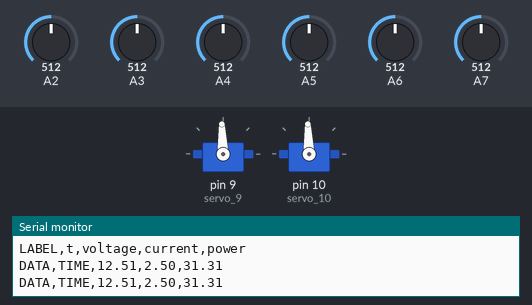
A sketch run on a simulated Arduino Nano, built with avr-gcc and run on an emulated ATmega328P. Parts: 2 × servo, the last lines printed to the serial monitor. The inputs (shaded band) are chosen by the test bench; at power-on: A3 = 512, A2 = 512, A4 = 512, A5 = 512, A6 = 512, A7 = 512.

Above: at 1.8 s.
1.9 s: A3 set to 716
At 2.8 s:
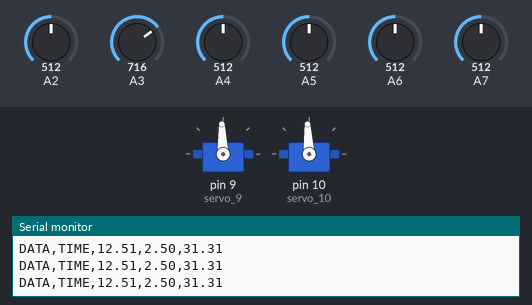
6.0 s: A2 set to 716
At 6.7 s:
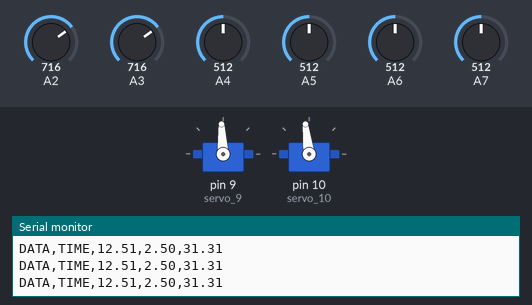
10.1 s: A3 set to 186
At 11.8 s:
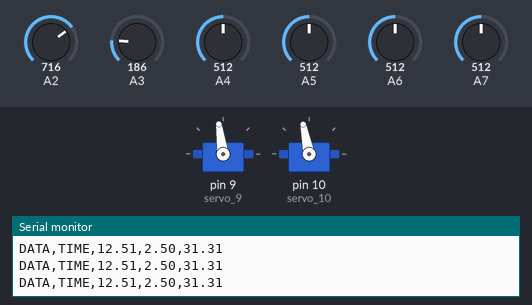
14.2 s: A3 set to 150
At 17.8 s:
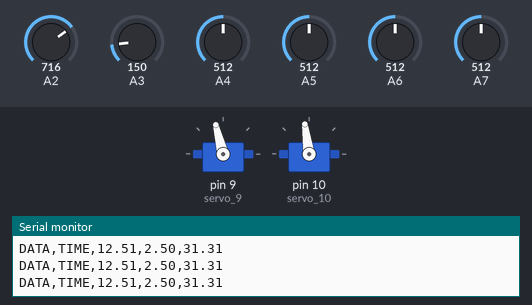
18.3 s: A4 set to 358
At 19.8 s:
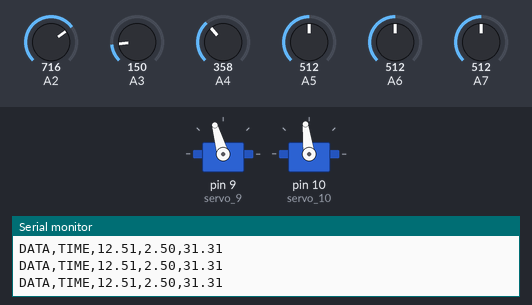
22.4 s: A4 set to 327
At 29.8 s:
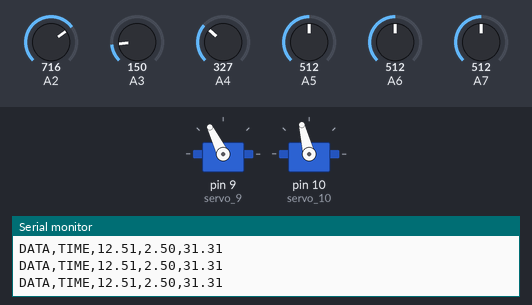
Timing chart, 0 to 35.5 s (numbered marks = the images above; inputs shaded):
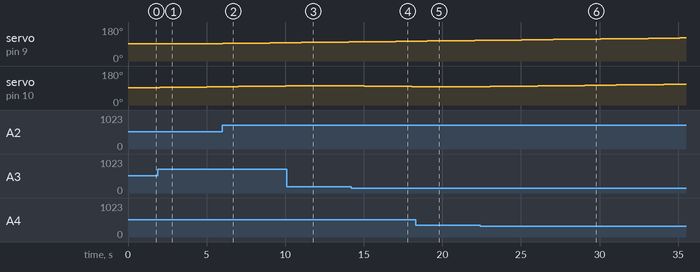

The sketch:

pvsystem.ino
```cpp
#include <Servo.h>
int topLeftLight = 0;
int topRightLight = 0;
int bottomLeftLight = 0;
int bottomRightLight = 0;
int LeftLight = 0;
int RightLight = 0;
int TopLight = 0;
int BottomLight = 0;
Servo servo_9;
Servo servo_10;

void setup()
{
  pinMode(A0, INPUT);
  pinMode(A1, INPUT);
  pinMode(A2, INPUT);
  pinMode(A3, INPUT);
  pinMode(A4, INPUT);
  pinMode(A5, INPUT);
  servo_9.attach(9);
  servo_10.attach(10);
  Serial.begin(9600);
  Serial.println("CLEARDATA");
  Serial.println("LABEL,t,voltage,current,power");
}

void loop()
{   float voltage = analogRead(A6)*5*5.0/1023;
    float current = analogRead(A7)*5.0/1023;
    float power = voltage*current;
    Serial.print("DATA,TIME,"); // PLX-DAQ command
    Serial.print(voltage);    //send the voltage to serial port
    Serial.print(",");
    Serial.print(current);    //send the current to serial port
    Serial.print(",");
    Serial.println(power);  //send the power to serial port

    topLeftLight = map(analogRead(A2),50,980,0,100);
    topRightLight = map(analogRead(A3),200,990,0,100);
    bottomLeftLight = map(analogRead(A4),170,970,0,100);
    bottomRightLight = map(analogRead(A5),250,1000,0,100);
    //Calculate the average light conditions
    TopLight = ((topRightLight + topLeftLight) / 2);
    BottomLight = ((bottomRightLight + bottomLeftLight) / 2);
    LeftLight = ((topLeftLight + bottomLeftLight) / 2);
    RightLight = ((topRightLight + bottomRightLight) / 2);
    //Rotate the servos if needed
    if (abs((RightLight - LeftLight)) > 4) {    //Change position only if light difference is bigger then 4%
      if (RightLight < LeftLight) {
        if (servo_9.read() < 180) {
          servo_9.write((servo_9.read() + 1));
        }
      }
      if (RightLight > LeftLight) {
        if (servo_9.read() > 0) {
          servo_9.write((servo_9.read() - 1));
        }
      }
    }
    if (abs((TopLight - BottomLight)) > 4) {  //Change position only if light difference is bigger then 4%
      if (TopLight < BottomLight) {
        if (servo_10.read() < 180) {
          servo_10.write((servo_10.read() - 1));
        }
      }
      if (TopLight > BottomLight) {
        if (servo_10.read() > 0) {
          servo_10.write((servo_10.read() + 1));
        }
      }
    }
    delay(1000);
}
```

Measured:
- after the input at 1.9 s, servo on pin 9 (servo_9): stays 92° (without the input it goes to 93° after 0.11 s)
- after the input at 6.0 s, servo on pin 9 (servo_9): moves from 92° to 97° over 4.0 s, starting at once
- after the input at 10.1 s, servo on pin 10 (servo_10): stays 101° (without the input it goes to 102° after 0.93 s)
- after the input at 14.2 s, servo on pin 10 (servo_10): 101° → 100° after 0.84 s, → 99° 1.0 s later, → 98° 1.0 s later, → 97° 1.0 s later
- after the input at 18.3 s, servo on pin 10 (servo_10): stays 97° (without the input it goes to 96° after 0.75 s)
- after the input at 22.4 s, servo on pin 10 (servo_10): moves from 97° to 110° over 12.0 s, starting after 0.66 s
